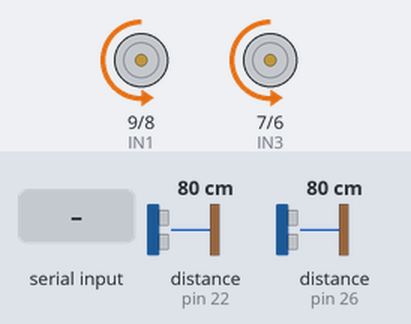
A sketch run on a simulated Arduino Mega 2560, built with avr-gcc and run on an emulated ATmega2560. Shown: motor-driver pin pairs drawn as motors (green arrow = first pin HIGH = forward, orange = second pin HIGH = backward, longer = more drive, scaled by the enable pin). Wiring (inferred from the names in the program): 2 × ultrasonic range finder: trigger pin 24, echo pin 22 / trigger pin 28, echo pin 26. Inputs (shaded band) come from the test bench; at power-on: distance to the obstacle (sensors on pin 26, pin 22) 80 cm. The echo pulse lasts 58.3 µs per cm.

Above: at 1.2 s.
1.3 s: distance to the obstacle (sensor on pin 26) set to 2 cm
At 1.7 s:
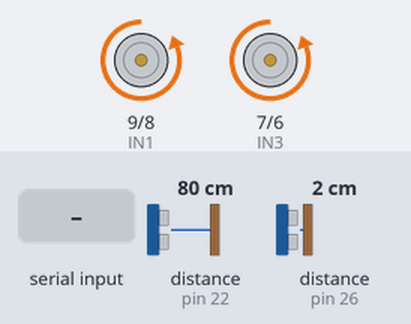
2.8 s: "1\n" received over the second serial link
5.8 s: "3\n" received over the second serial link
8.3 s: distance to the obstacle (sensor on pin 26) set to 4 cm
At 9.5 s:
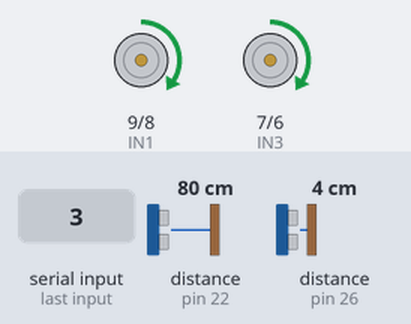
9.8 s: distance to the obstacle (sensor on pin 26) set to 18 cm
At 10.6 s:
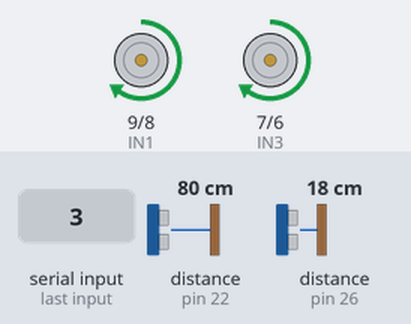
11.3 s: distance to the obstacle (sensor on pin 22) set to 120 cm
At 12.6 s:
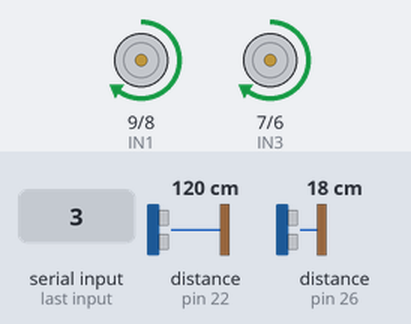
Timing chart, 0 to 13.8 s (numbered marks = the images above; inputs shaded):
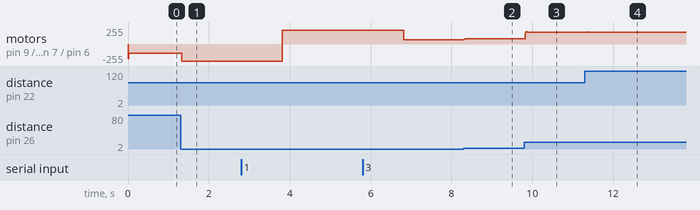

Measured:
- after the input at 1.3 s, motor on pin 9 (IN1) / pin 8 (IN2), motor on pin 7 (IN3) / pin 6 (IN4): backward 140/255 → backward 255/255 at once
- after the input at 8.3 s, motor on pin 9 (IN1) / pin 8 (IN2), motor on pin 7 (IN3) / pin 6 (IN4): forward 63/255 → forward 77/255 at once
- after the input at 9.8 s, motor on pin 9 (IN1) / pin 8 (IN2), motor on pin 7 (IN3) / pin 6 (IN4): forward 77/255 → forward 175/255 at once
- after the input at 11.3 s, motor on pin 9 (IN1) / pin 8 (IN2), motor on pin 7 (IN3) / pin 6 (IN4): forward 175/255 → forward 181/255 after 0.06 s, → forward 176/255 0.01 s later, → forward 175/255 0.01 s later

The sketch:

modo1.ino
```cpp
int modo = 1;

double output, input, setpoint, error, outputsum, printoutput;
double lastInput = input;
double dInput;
double senal;
double outmax = 255;
double outmin = -255; //just for representation. Actual output minimum is 0 (PWM), but
                      //we'd like to represent backwards spinning as negative
unsigned long timechange, sampletime, lastime, now;
double kp, ki, kd;
int d; //direccion de giro; d = 1, palante.

//MACROS pines de manejo de los motores
int ENA = 10; //pin PWM motor derecho
int IN1 = 9;  //giro hacia adelante
int IN2 = 8;  //giro hacia atras
int ENB = 5;  //pin PWM motor izdo
int IN3 = 7;  //giro hacia adelante
int IN4 = 6;  //giro hacia atras

//MACROS pines sensores ultrasonidos
int ecod = 26;  //pin de lectura para sensor ultrasonidos (derecho)
int ecoi = 22;  //pin de lectura para sensor ultrasonidos (izdo)
int trigd = 28; //activacion sensor ultrasonidos (derecho)
int trigi = 24; //activacion sensor ultrasonidos (izdo)

//Variables para medir distancia con los sensores ultrasonidos
int duraciond, distanciad, duracioni, distanciai;

String cad;     //para guardar la referencia
//int errd, erri; //para calcular el error cometido y corregir
//int vel;        //variable global para pasar la velocidad a las funciones palante, patras
int i;

void setup() {
  Serial3.begin(38400);

  // Parametros del control
  setpoint = 100;
  input = 31;

  sampletime = 10;

  lastime = millis() - sampletime;

  kp = 2; ki = 5; kd = 1;

  //definicion de los pines
  pinMode(ENA, OUTPUT);
  pinMode(ENB, OUTPUT);
  pinMode(IN1, OUTPUT); //un valor HIGH en IN1 provoca que la rueda derecha gire hacia delante
  pinMode(IN2, OUTPUT); //un valor HIGH en IN2 provoca que la rueda derecha gire hacia atrás
  pinMode(IN3, OUTPUT); //un valor HIGH en IN3 provoca que la rueda izquierda gire hacia delante
  pinMode(IN4, OUTPUT); //un valor HIGH en IN1 provoca que la rueda izquierda gire hacia atrás

  pinMode(ecoi, INPUT);
  pinMode(ecod, INPUT);
  pinMode(trigi, OUTPUT);
  pinMode(trigd, OUTPUT);
}

void loop() {
  outputsum = 0;
  ultrasonidos();
  //mytime = millis() - mytime;

  //Cada tiempo de muestreo, calculo la senal de control
  now = millis();
  timechange = now - lastime;

  if(timechange >= sampletime)
  {
    input = distanciad; //Para el primer modo me interesa una distancia generica
                        //No necesito paralelismo a la pared
                        //Uso la distancia con el sensor derecho, por ejemplo
    error = input - setpoint;
    dInput = input - lastInput;

    outputsum += ki * error;
    senal = kp * error;
    if(abs(error) < 3) senal = senal*2;
    senal += outputsum - kd * dInput;

    if(senal < 0)
  {
    d = 0;
    printoutput = senal;
    senal = -senal;
  }
  else
  {
    d = 1;
    printoutput = senal;
  }

  if(senal > outmax)
  {
    senal = outmax;
    if(printoutput < 0) printoutput = outmin;
    else printoutput = outmax;
  }

    output = senal;

    lastInput = input;
    lastime = now;
  }

  //Movimiento de las ruedas
    if(d==1)
    {
      digitalWrite (IN1, HIGH);
      digitalWrite (IN2, LOW);
      analogWrite (ENA, output);
      digitalWrite (IN3, HIGH);
      digitalWrite (IN4, LOW);
      analogWrite (ENB, output);
    }
    else
    {
      digitalWrite (IN1, LOW);
      digitalWrite (IN2, HIGH);
      analogWrite (ENA, output);
      digitalWrite (IN3, LOW);
      digitalWrite (IN4, HIGH);
      analogWrite (ENB, output);
    }

  //Lectura del cambio de referencia
    if(Serial3.available())
    {
       Serial3.println("Referencia: "); //indica que le pasamos referencia
       cad = Serial3.readString();//-48;
       if(cad.length()>3 || setpoint>300) Serial3.println("Referencia demasiado grande. Introduzca una menor que 300");
       else{
        for(i=0;i<cad.length();i++)
        {
          if(cad.length()==3){
          setpoint = (cad[0]-48)*100+(cad[1]-48)*10+cad[2]-48;
          }
          else if(cad.length()==2){
          setpoint = (cad[0]-48)*10+cad[1]-48;
          }
          else setpoint = (cad[0]-48);
        }
       }
    }

  //Mostrar por pantalla los resultados // generar archivo de telemetria
    Serial3.print(timechange); //tiempo desde la anterior medida
    Serial3.print(" ");
    Serial3.print(distanciai); //distancia medida sensor izquierdo
    Serial3.print(" ");
    Serial3.print(input); //distancia medida sensor (en este modo 1 usamos solo el derecho)
    Serial3.print(" ");
    Serial3.print(setpoint); //referencia
    Serial3.print(" ");
    Serial3.print(modo); //modo de funcionamiento
    Serial3.print(" ");
    Serial3.print(printoutput); //velocidad PWM motores. En este modo 1, ambos llevan la misma
    Serial3.print(" ");
    Serial3.println(printoutput); //velocidad PWM motores. En este modo 1, ambos llevan la misma
}

void ultrasonidos()
{
  //activar y leer ultrasonidos
  digitalWrite(trigd, LOW);
  delay(0.002);
  digitalWrite(trigd, HIGH);
  delay(0.01);
  digitalWrite(trigd, LOW);
  delay(0.01);
  duraciond = pulseIn(ecod, HIGH);

  digitalWrite(trigi, LOW);
  delay(0.002);
  digitalWrite(trigi, HIGH);
  delay(0.01);
  digitalWrite(trigi, LOW);
  delay(0.01);
  duracioni = pulseIn(ecoi, HIGH);

  //calculo de la distancia al obstaculo segun la medida de los sensores
  distanciad = duraciond / 58;
  distanciai = duracioni / 58;
}
```
